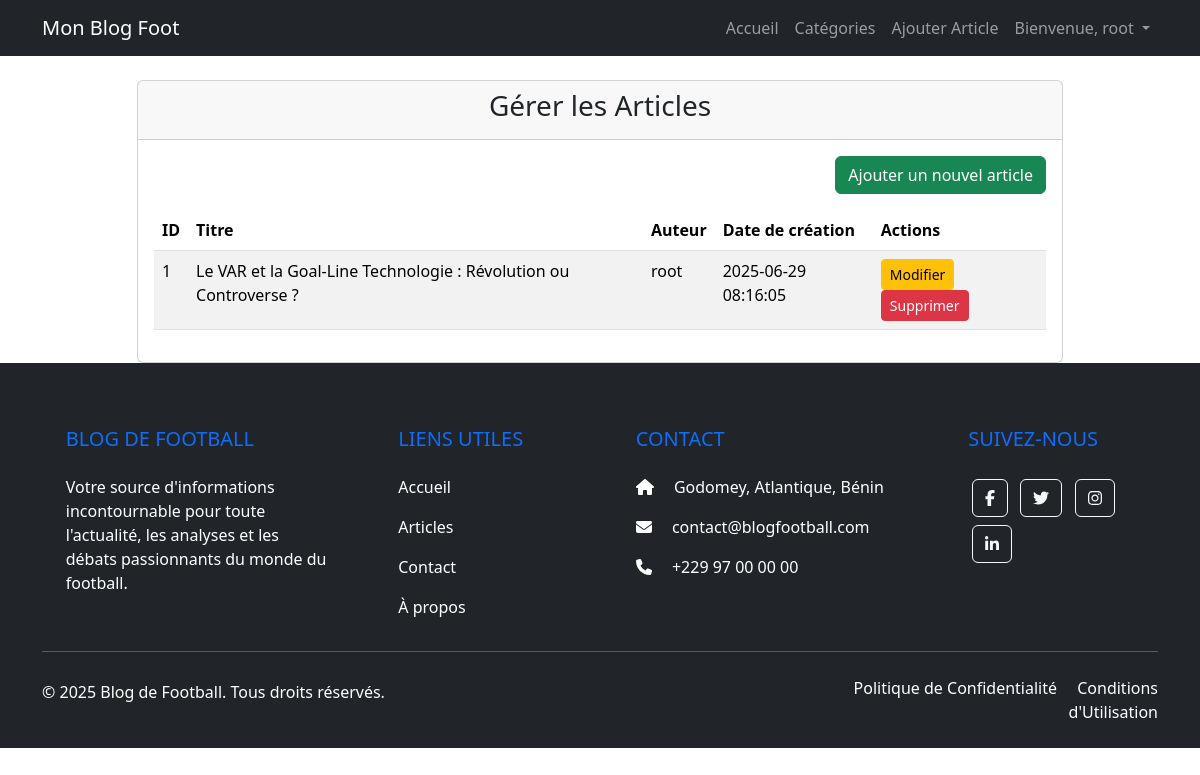
/admin/manage_articles.php (signed in), run on the app's committed database.
### tables this page shows
CREATE TABLE `posts` (
  `id` int(11) NOT NULL,
  `user_id` int(11) NOT NULL,
  `category_id` int(11) DEFAULT NULL,
  `title` varchar(255) NOT NULL,
  `content` text NOT NULL,
  `image_url` varchar(255) DEFAULT NULL,
  `created_at` timestamp NOT NULL DEFAULT current_timestamp(),
  `updated_at` timestamp NOT NULL DEFAULT current_timestamp() ON UPDATE current_timestamp()
);

CREATE TABLE `users` (
  `id` int(11) NOT NULL,
  `username` varchar(255) NOT NULL,
  `email` varchar(255) NOT NULL,
  `password_hash` varchar(255) NOT NULL,
  `role` varchar(50) DEFAULT 'reader',
  `created_at` datetime DEFAULT current_timestamp()
);

### admin/manage_articles.php (the view, shortened to what this page needs)
<?php
require_once '../config/db.php';
$articles = [];
try {
    $stmt = $pdo->query("SELECT p.id, p.title, p.created_at, u.username AS author FROM posts p JOIN users u ON p.user_id = u.id ORDER BY p.created_at DESC");
    $articles = $stmt->fetchAll(PDO::FETCH_ASSOC);
} catch (PDOException $e) {
    $message = "<div class='alert alert-danger'>Erreur lors du chargement des articles : " . $e->getMessage() . "</div>";
}
?>
<!DOCTYPE html>
<html lang="fr">
<head>
    <link href="https://cdn.jsdelivr.net/npm/bootstrap@5.3.3/dist/css/bootstrap.min.css" rel="stylesheet">
    <link rel="stylesheet" href="../css/style.css"> </head>
<body>
    <?php include '../includes/navbar.php';  ?>
    <div class="container mt-4">
        <div class="row justify-content-center">
            <div class="col-md-10">
                <div class="card">
                    <div class="card-header">
                        <h3 class="text-center">Gérer les Articles</h3>
                    </div>
                    <div class="card-body">
                        <div class="d-flex justify-content-end mb-3">
                            <a href="add_edit_article.php" class="btn btn-success">Ajouter un nouvel article</a>
                        </div>
                        <?php if (empty($articles)): ?>
                            <div class="alert alert-info">Aucun article trouvé.</div>
                        <?php else: ?>
                            <div class="table-responsive">
                                <table class="table table-striped table-hover">
                                    <thead>
                                        <tr>
                                            <th>ID</th>
                                            <th>Titre</th>
                                            <th>Auteur</th>
                                            <th>Date de création</th>
                                            <th>Actions</th>
                                        </tr>
                                    </thead>
                                    <tbody>
                                        <?php foreach ($articles as $article): ?>
                                            <tr>
                                                <td><?php echo htmlspecialchars($article['id']); ?></td>
                                                <td><?php echo htmlspecialchars($article['title']); ?></td>
                                                <td><?php echo htmlspecialchars($article['author']); ?></td>
                                                <td><?php echo htmlspecialchars($article['created_at']); ?></td>
                                                <td>
                                                    <a href="add_edit_article.php?id=<?php echo $article['id']; ?>" class="btn btn-sm btn-warning">Modifier</a>
                                                    <a href="manage_articles.php?action=delete&id=<?php echo $article['id']; ?>"
                                                       class="btn btn-sm btn-danger"
                                                       onclick="return confirm('Êtes-vous sûr de vouloir supprimer cet article ?');">Supprimer</a>
                                                </td>
                                            </tr>
                                        <?php endforeach; ?>
                                    </tbody>
                                </table>
                            </div>
                        <?php endif; ?>
                    </div>
                </div>
            </div>
        </div>
    </div>
    <?php include '../includes/footer.php';  ?>
</body>
</html>

### data on the page
posts: id "1", title "Le VAR et la Goal-Line Technologie : Révolution ou Controverse ?", user.username "root", created_at "2025-06-29 08:16:05"

### other printed values
$_SESSION['username'] "root"
